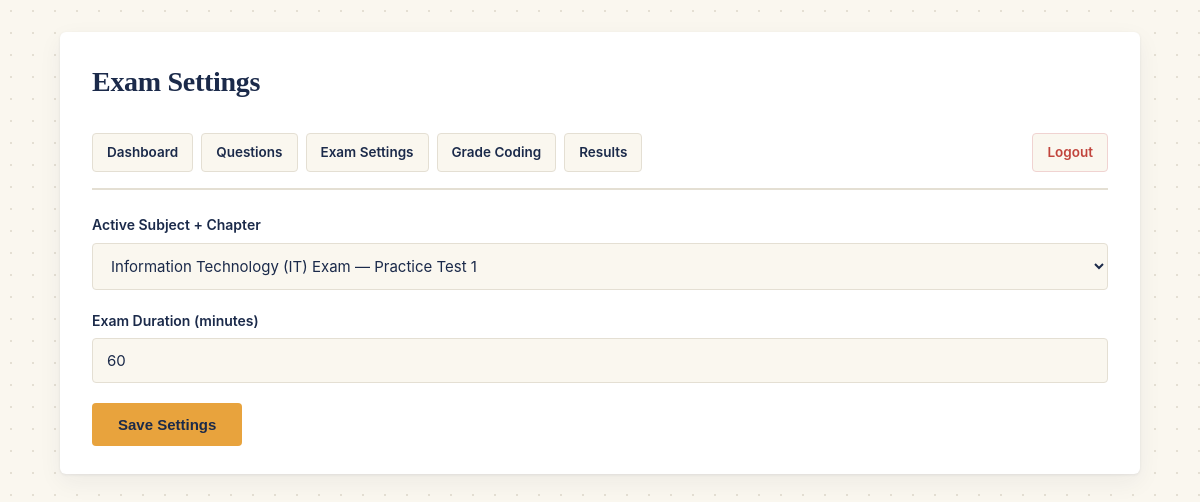
Page /admin/settings (signed in) on the committed database.
### tables this page shows
CREATE TABLE exam_settings (
            id INTEGER PRIMARY KEY CHECK (id = 1),
            active_subject TEXT,
            active_chapter TEXT,
            duration_minutes INTEGER
        );

### app.py (the view, shortened to what this page needs)
@app.route("/admin/settings", methods=["GET", "POST"])
@login_required
def admin_settings():
    conn = get_db_connection()
    subject_chapters = conn.execute("SELECT DISTINCT subject, chapter FROM questions ORDER BY subject, chapter").fetchall()
    current_settings = get_active_exam_settings(conn)
    conn.close()
    return render_template("admin_settings.html", subject_chapters=subject_chapters, current_settings=current_settings, saved=request.args.get("saved"))

### app.py (called while the page is built)
def get_active_exam_settings(conn):
    return conn.execute("SELECT * FROM exam_settings WHERE id = 1").fetchone()

def login_required(view_function):
    @wraps(view_function)
    def wrapper(*args, **kwargs):
        if not session.get("is_admin"):
            return redirect(url_for("admin_login"))
        return view_function(*args, **kwargs)
    return wrapper

### db.py (called while the page is built)
def get_db_connection():
    conn = sqlite3.connect(DB_FULL_PATH)
    conn.row_factory = sqlite3.Row   # column NAME se value nikal sakein
    conn.execute("PRAGMA foreign_keys = ON")
    return conn

### templates/admin_settings.html (shortened to what this page needs)
<!DOCTYPE html>
<html lang="en">
<head>
    <link rel="stylesheet" href="{{ url_for('static', filename='css/style.css') }}">
</head>
<body>
    <div class="admin-container">
        <div class="header"><h1>Exam Settings</h1></div>
        {% include "admin_nav.html" %}
        {% if subject_chapters|length == 0 %}
            <p style="color: var(--slate);">First add questions for at least one subject/chapter in the "Questions" section, then you can activate it here.</p>
        {% else %}
        <form action="{{ url_for('admin_settings') }}" method="POST">
            <div class="form-group">
                <label>Active Subject + Chapter</label>
                <select id="combo-select" onchange="fillHiddenFields()">
                    {% for sc in subject_chapters %}
                        <option value="{{ sc.subject }}||{{ sc.chapter }}"
                            {% if current_settings and current_settings.active_subject == sc.subject and current_settings.active_chapter == sc.chapter %}selected{% endif %}>
                            {{ sc.subject }} — {{ sc.chapter }}
                        </option>
                    {% endfor %}
                </select>
            </div>
            <div class="form-group">
                <label>Exam Duration (minutes)</label>
                <input type="text" name="duration_minutes" value="{{ current_settings.duration_minutes if current_settings else 90 }}">
            </div>
            <button type="submit" class="btn btn-gold">Save Settings</button>
        </form>
        {% endif %}
    </div>
</body>
</html>

### static/css/style.css (style rules this page uses)
:root { --ink: #1B2A4A; --paper: #FAF7EF; --paper-card: #FFFFFF; --gold: #E8A33D; --gold-dark: #C9861F; --rule-red: #C1443C; --sage: #4F7942; --slate: #6B7280; --line: #E4DFD3; --font-display: Georgia, 'Times New Roman', 'Noto Serif', serif; --font-body: -apple-system, 'Segoe UI', Roboto, Helvetica, Arial, sans-serif; --font-mono: 'Courier New', Courier, monospace; }
* { margin: 0; padding: 0; box-sizing: border-box; }
body { background-color: var(--paper); background-image: radial-gradient(var(--line) 1px, transparent 1px); background-size: 22px 22px; color: var(--ink); font-family: var(--font-body); line-height: 1.6; -webkit-font-smoothing: antialiased; }
.header { margin-bottom: 28px; }
.header h1 { font-family: var(--font-display); color: var(--ink); font-size: 28px; font-weight: 700; letter-spacing: -0.3px; margin-bottom: 4px; }
.form-group { margin-bottom: 20px; }
.form-group label { display: block; margin-bottom: 6px; font-weight: 600; color: var(--ink); font-size: 14px; }
.form-group input[type="text"], .form-group input[type="password"], .form-group input[type="number"] { width: 100%; padding: 12px 14px; border: 1px solid var(--line); border-radius: 4px; font-size: 15px; font-family: var(--font-body); background: var(--paper); color: var(--ink); }
.form-group textarea, .form-group select { width: 100%; padding: 12px 14px; border: 1px solid var(--line); border-radius: 4px; font-size: 15px; font-family: var(--font-body); background: var(--paper); color: var(--ink); }
.btn { display: inline-block; background-color: var(--ink); color: #ffffff; border: none; padding: 13px 26px; border-radius: 4px; font-size: 15px; font-weight: 600; cursor: pointer; text-align: center; transition: background-color 0.15s ease; }
.btn-gold { background-color: var(--gold); color: var(--ink); }
.admin-container { max-width: 1080px; margin: 32px auto; background: var(--paper-card); padding: 28px 32px; border-radius: 6px; box-shadow: 0 1px 3px rgba(27,42,74,0.08), 0 8px 24px rgba(27,42,74,0.06); }

### rows in the picture
exam_settings: active_subject+active_chapter "Information Technology (IT) Exam — Practice Test 1", duration_minutes "60"
